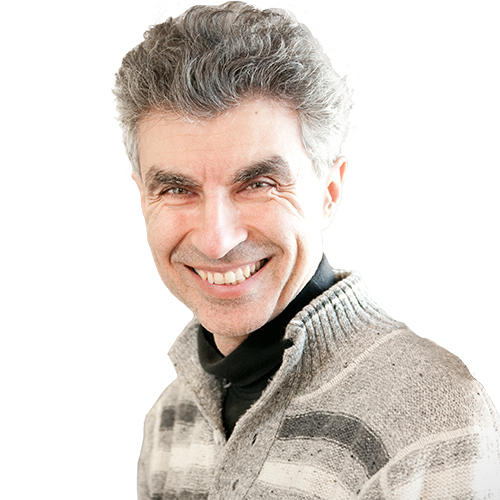
#> input picture images/bengio.jpg, 500 x 500 px
$ python frequency_domain_filtering.py
#> lines starting #> are read from the running program, lines starting #| are printed output that depends on the picture
### cnn.py
import numpy as np
import matplotlib.pyplot as plt
from PIL import Image


def MaxPooling2D(input_array, window, stride):
    input_height, input_width, input_channels = input_array.shape

    window_height, window_width = window
    # stride_height, stride_width = stride

    output_height = (input_height - window_height) // stride + 1
    output_width = (input_width - window_width) // stride + 1

    output_array = np.zeros((output_height, output_width, input_channels))

    for i in range(input_channels):
        for j in range(output_height):
            for k in range(output_width):
                slice_start_h = j * stride
                slice_end_h = slice_start_h + window_height
                slice_start_w = k * stride
                slice_end_w = slice_start_w + window_width

                output_array[j, k, i] = np.max(input_array[slice_start_h:slice_end_h, slice_start_w:slice_end_w, i])

    return output_array


def Conv2D(img, filters, stride, padding):
    assert padding in ['same', 'valid']

    img_height, img_width, img_channels = img.shape
    filters_height, filters_width, filters_channels = filters[0].shape
    number_of_filters = len(filters)

    if padding == 'valid':
        pass  # Nothing changes

    elif padding == 'same':
        pad_height = max((img_height - 1) * stride + filters_height - img_height, 0)
        pad_width = max((img_width - 1) * stride + filters_width - img_width, 0)
        img = np.pad(img, ((0, pad_height), (0, pad_width), (0, 0)), mode='constant')
        img_height, img_width, img_channels = img.shape

    out_height = (img_height - filters_height) // stride + 1
    out_width = (img_width - filters_width) // stride + 1

    output_array = np.zeros((out_height, out_width, number_of_filters))

    for i in range(number_of_filters):
        filter_i = filters[i]

        for j in range(out_height):
            for k in range(out_width):
                slice_start_h = j * stride
                slice_end_h = slice_start_h + filters_height
                slice_start_w = k * stride
                slice_end_w = slice_start_w + filters_width

                output_array[j, k, i] = np.sum(img[slice_start_h:slice_end_h, slice_start_w:slice_end_w, :] * filter_i)

    return output_array

def apply_conv_layers(img,
                      conv_layers,
                      window=(2,2),
                      pooling_stride=2):
    output = img
    outputs = []

    for layer in conv_layers:
        filters = layer['filters']
        stride = layer['stride']
        padding = layer['padding']
        output = Conv2D(output, filters, stride, padding)
        outputs.append(output)

    output = MaxPooling2D(output,window=window,stride=pooling_stride)
    outputs.append(output)

    return outputs

### frequency_domain_filtering.py
import numpy as np
import matplotlib.pyplot as plt
import cv2 as cv

from PIL import Image
from tqdm import tqdm
from cnn import apply_conv_layers


def fourier_transform(inp):
    fourier = np.fft.fft2(inp)
    fourier_shifted = np.fft.fftshift(fourier)
    magnitude_spectrum = np.abs(fourier_shifted)
    phase = np.angle(fourier_shifted)
    phase_spectrum = np.angle(fourier_shifted)
    return magnitude_spectrum,phase

def apply_fourier_transform(outputs):
    filters_ft_output = []
    for output in outputs:
        out_magn,out_phase = fourier_transform(output)
        filters_ft_output.append(
            {
                'original':output,
                'magnitude':out_magn,
                'phase':out_phase
            }
        )

    return filters_ft_output


def plot_magnitude_and_phase(outputs):
    num_items = len(outputs)

    # Create subplots
    fig, axes = plt.subplots(num_items, 2, figsize=(8, 4*num_items))
    fig.tight_layout()

    # Iterate over each item in the outputs list
    for i, output in enumerate(outputs):
        # Get the magnitude and phase spectra for the current item
        magnitude_spectrum = output['magnitude']
        phase_spectrum = output['phase']

        # Plot the magnitude spectrum
        axes[i, 0].imshow(np.log(1 + magnitude_spectrum), cmap='gray')
        axes[i, 0].set_title(f'Magnitude - Item {i+1}')
        axes[i, 0].axis('off')

        # Plot the phase spectrum
        axes[i, 1].imshow(phase_spectrum, cmap='gray')
        axes[i, 1].set_title(f'Phase - Item {i+1}')
        axes[i, 1].axis('off')

    plt.show()


if __name__ == '__main__':
    # Load the image
    bengio = Image.open('images/bengio.jpg')
#> bengio is the input picture: PIL image 500x500 RGB; mean R, G, B 220.9, 213, 207.2
    bengio = bengio.convert("L") # grayscale
#> bengio: PIL image 500x500 L
    goodfellow = Image.open('images/goodfellow.png')
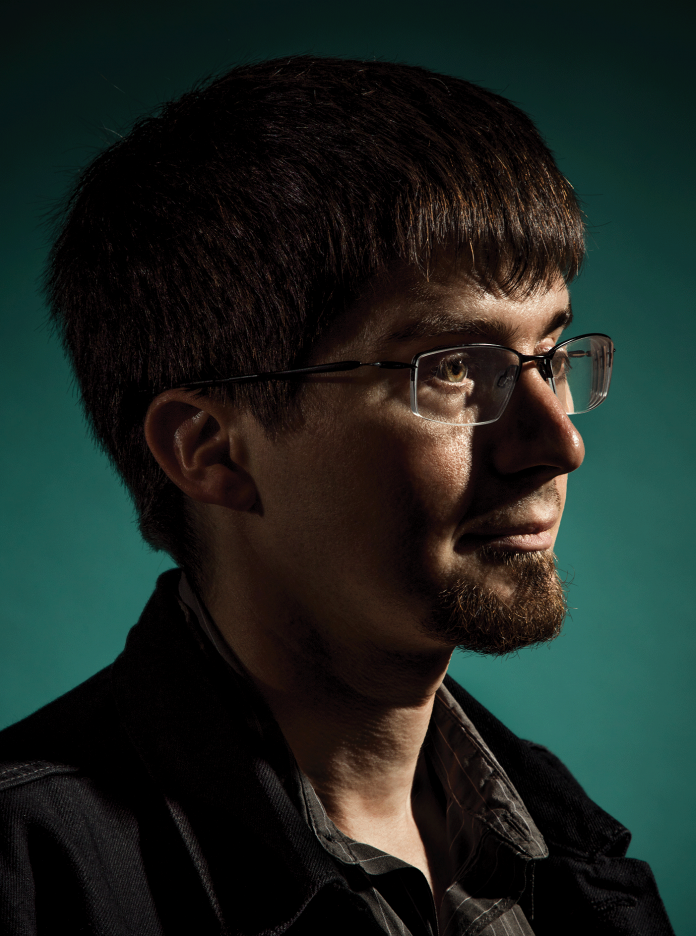
#> input picture images/goodfellow.png, 696 x 936 px
#> goodfellow is the input picture: PIL image 696x936 RGBA; mean R, G, B, A 27.8, 36.6, 32.1, 255
    goodfellow = goodfellow.convert("L") # grayscale
#> goodfellow: PIL image 696x936 L
    hinton = Image.open('images/hinton.jpg')
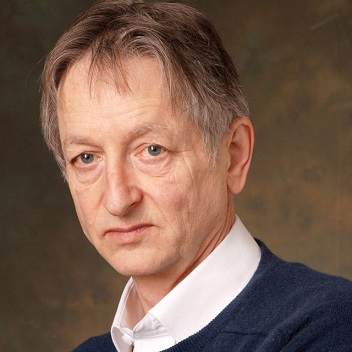
#> input picture images/hinton.jpg, 352 x 352 px
#> hinton is the input picture: PIL image 352x352 RGB; mean R, G, B 120.5, 93.6, 78.8
    hinton = hinton.convert("L")
#> hinton: PIL image 352x352 L
    lecun = Image.open('images/lecun.jpg')
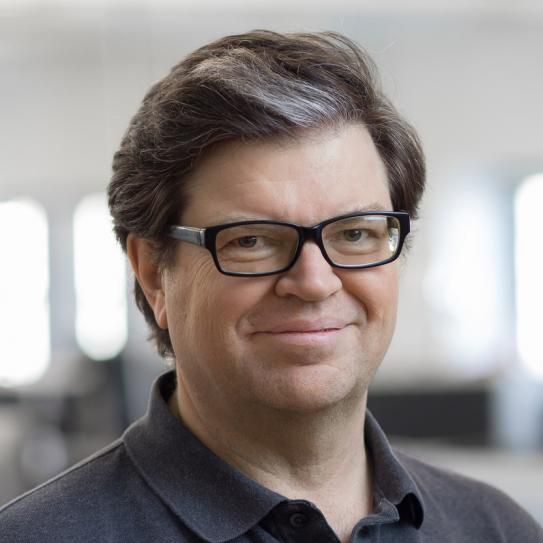
#> input picture images/lecun.jpg, 543 x 543 px
#> lecun is the input picture: PIL image 543x543 RGB; mean R, G, B 147.6, 140.4, 138.3
    lecun = lecun.convert("L")
#> lecun: PIL image 543x543 L

    bengio = np.array(bengio)
    goodfellow = np.array(goodfellow)
    hinton = np.array(hinton)
    lecun = np.array(lecun)

    bengio = bengio.reshape(bengio.shape[0],bengio.shape[1],1)
    goodfellow = goodfellow.reshape(goodfellow.shape[0],goodfellow.shape[1],1)
    hinton = hinton.reshape(hinton.shape[0],hinton.shape[1],1)
    lecun = lecun.reshape(lecun.shape[0],lecun.shape[1],1)

    """Layer 1"""
    bottem_sobel = np.array([
        [-1, -2, -1],
        [0, 0, 0],
        [1, 2, 1]]
    )

    top_sobel = np.array([
        [1, 2, 1],
        [0, 0, 0],
        [-1, -2, -1]
    ])

    sharpening = np.array([
        [0, -1, 0],
        [-1, 5, -1],
        [0, -1, 0]
    ])

    weighted_averaging_3x3 = np.array([
        [1, 2, 1],
        [2, 4, 2],
        [1, 2, 1]
    ])

    """Layer 2"""
    robert_x = np.array([
        [1, 0],
        [0, -1]
    ])

    robert_y = np.array([
        [0, 1],
        [-1, 0]
    ])

    averaging_2x2 = np.array([
        [1, 1],
        [1, 1]
    ])

    """Layer 3"""
    gaussian_5x5 = np.array([
        [1, 4, 7, 4, 1],
        [4, 16, 26, 16, 4],
        [7, 26, 41, 26, 7],
        [4, 16, 26, 16, 4],
        [1, 4, 7, 4, 1]
    ])

    averaging_5x5 = np.ones_like(gaussian_5x5) / 25

    # Example usage with a grayscale image
    l1_filters = []
    l1_filters.append(bottem_sobel.reshape(3,3,1))
    l1_filters.append(top_sobel.reshape(3,3,1))
    l1_filters.append(sharpening.reshape(3,3,1))

    l1_weighted_average = []
    l1_weighted_average.append(weighted_averaging_3x3.reshape(3,3,1))

    l2_filters = []
    l2_filters.append(robert_x.reshape(2,2,1))
    l2_filters.append(robert_y.reshape(2,2,1))
    l2_filters.append(averaging_2x2.reshape(2,2,1))

    l3_filters = []
    l3_filters.append(gaussian_5x5.reshape(5,5,1))
    l3_filters.append(averaging_5x5.reshape(5,5,1))

    layers = [
        {'filters':l1_filters,'stride':1,'padding':'same'},
        {'filters':l1_weighted_average,"stride":1,'padding':'same'},
        {'filters':l2_filters,"stride":2,'padding':'valid'},
        # {'filters':l3_filters,"stride":1,'padding':'same'},
    ]
    outputs = apply_conv_layers(bengio,layers)
#> after the loop in apply_conv_layers, `for layer in conv_layers:`:
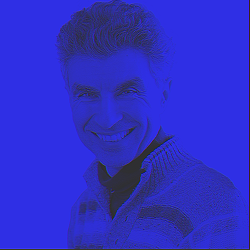
#> output: shape (250, 250, 3) float64; mean of channels 0, 1, 2 16.1, -0.1, 13610.6; drawn with min black and max white
#> after the loop in apply_conv_layers, `for layer in conv_layers:`: outputs = 3 items
#> after the loop in MaxPooling2D, `for i in range(input_channels):`:
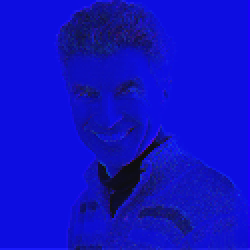
#> output_array: shape (125, 125, 3) float64 (shown 2 times larger); mean of channels 0, 1, 2 235.2, 223.1, 14319.7; drawn with min black and max white
#> outputs = 4 items

    apply_fourier_transform_outputs = apply_fourier_transform(outputs)
#> the loop in apply_fourier_transform, `for output in outputs:` made 4 passes
#> pass 2, in fourier_transform (call 2), `phase = np.angle(fourier_shifted)`:
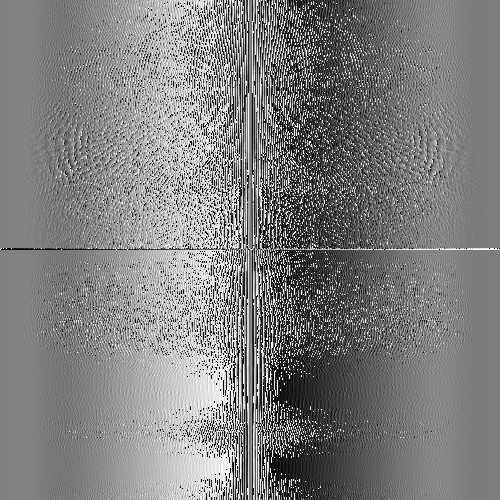
#> phase: shape (500, 500, 1) float64; min -3.14, max 3.14, mean 2.78e-05; drawn with min black and max white
#> apply_fourier_transform_outputs = 4 items
    plot_magnitude_and_phase(apply_fourier_transform_outputs)
#> in plot_magnitude_and_phase, `num_items = len(outputs)`: num_items = 4
#> the loop in plot_magnitude_and_phase, `for i, output in enumerate(outputs):` made 4 passes
#> in plot_magnitude_and_phase, `plt.show()`:
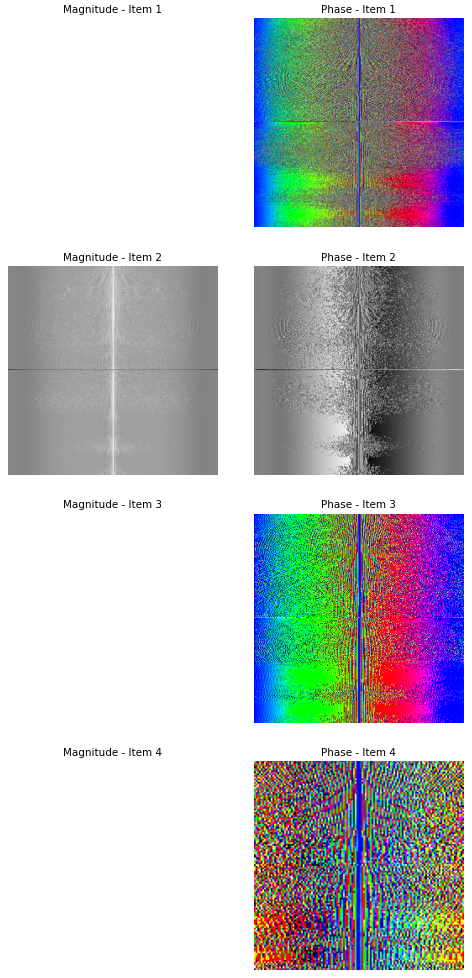
#> figure drawn by matplotlib, 8 panels
